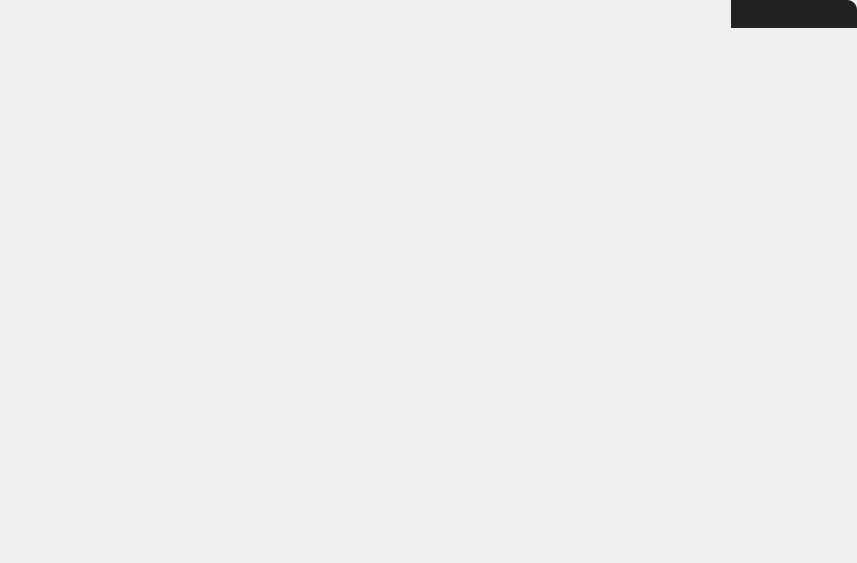
<?xml version="1.0" encoding="UTF-8"?>
<ui version="4.0">
 <class>WindowFrame</class>
 <widget class="QWidget" name="WindowFrame">
  <property name="geometry">
   <rect>
    <x>0</x>
    <y>0</y>
    <width>857</width>
    <height>563</height>
   </rect>
  </property>
  <property name="sizePolicy">
   <sizepolicy hsizetype="Preferred" vsizetype="Fixed">
    <horstretch>0</horstretch>
    <verstretch>0</verstretch>
   </sizepolicy>
  </property>
  <property name="windowTitle">
   <string/>
  </property>
  <property name="windowIcon">
   <iconset>
    <normaloff>:/recources/icons/icon.png</normaloff>:/recources/icons/icon.png</iconset>
  </property>
  <property name="styleSheet">
   <string notr="true"/>
  </property>
  <layout class="QGridLayout" name="gridLayout_3">
   <property name="leftMargin">
    <number>0</number>
   </property>
   <property name="topMargin">
    <number>0</number>
   </property>
   <property name="rightMargin">
    <number>0</number>
   </property>
   <property name="bottomMargin">
    <number>0</number>
   </property>
   <property name="spacing">
    <number>0</number>
   </property>
   <item row="1" column="0">
    <widget class="QFrame" name="bodyFrame">
     <property name="frameShape">
      <enum>QFrame::Shape::NoFrame</enum>
     </property>
     <property name="frameShadow">
      <enum>QFrame::Shadow::Raised</enum>
     </property>
     <layout class="QGridLayout" name="gridLayout_2">
      <property name="leftMargin">
       <number>0</number>
      </property>
      <property name="topMargin">
       <number>0</number>
      </property>
      <property name="rightMargin">
       <number>0</number>
      </property>
      <property name="bottomMargin">
       <number>0</number>
      </property>
      <property name="spacing">
       <number>0</number>
      </property>
      <item row="0" column="0">
       <widget class="QWidget" name="body" native="true">
        <property name="styleSheet">
         <string notr="true"/>
        </property>
        <layout class="QVBoxLayout" name="verticalLayout_2">
         <property name="spacing">
          <number>0</number>
         </property>
         <property name="leftMargin">
          <number>0</number>
         </property>
         <property name="topMargin">
          <number>0</number>
         </property>
         <property name="rightMargin">
          <number>0</number>
         </property>
         <property name="bottomMargin">
          <number>0</number>
         </property>
        </layout>
       </widget>
      </item>
     </layout>
    </widget>
   </item>
   <item row="0" column="0">
    <widget class="QWidget" name="header" native="true">
     <property name="maximumSize">
      <size>
       <width>16777215</width>
       <height>28</height>
      </size>
     </property>
     <property name="styleSheet">
      <string notr="true"/>
     </property>
     <layout class="QGridLayout" name="gridLayout">
      <property name="leftMargin">
       <number>0</number>
      </property>
      <property name="topMargin">
       <number>0</number>
      </property>
      <property name="rightMargin">
       <number>0</number>
      </property>
      <property name="bottomMargin">
       <number>0</number>
      </property>
      <item row="0" column="0">
       <widget class="QWidget" name="LHeader" native="true">
        <layout class="QHBoxLayout" name="horizontalLayout_2">
         <property name="spacing">
          <number>0</number>
         </property>
         <property name="leftMargin">
          <number>0</number>
         </property>
         <property name="topMargin">
          <number>0</number>
         </property>
         <property name="rightMargin">
          <number>0</number>
         </property>
         <property name="bottomMargin">
          <number>0</number>
         </property>
         <item>
          <spacer name="horizontalSpacer_2">
           <property name="orientation">
            <enum>Qt::Orientation::Horizontal</enum>
           </property>
           <property name="sizeType">
            <enum>QSizePolicy::Policy::Fixed</enum>
           </property>
           <property name="sizeHint" stdset="0">
            <size>
             <width>10</width>
             <height>20</height>
            </size>
           </property>
          </spacer>
         </item>
         <item>
          <widget class="QLabel" name="icon">
           <property name="minimumSize">
            <size>
             <width>16</width>
             <height>16</height>
            </size>
           </property>
           <property name="maximumSize">
            <size>
             <width>16</width>
             <height>16</height>
            </size>
           </property>
           <property name="styleSheet">
            <string notr="true"/>
           </property>
           <property name="text">
            <string/>
           </property>
          </widget>
         </item>
         <item>
          <widget class="QLabel" name="title">
           <property name="styleSheet">
            <string notr="true">color: #eee; margin-left:5px;</string>
           </property>
           <property name="text">
            <string>Custom Title Bar</string>
           </property>
          </widget>
         </item>
         <item>
          <spacer name="horizontalSpacer">
           <property name="orientation">
            <enum>Qt::Orientation::Horizontal</enum>
           </property>
           <property name="sizeHint" stdset="0">
            <size>
             <width>419</width>
             <height>18</height>
            </size>
           </property>
          </spacer>
         </item>
         <item>
          <widget class="QPushButton" name="minimum">
           <property name="sizePolicy">
            <sizepolicy hsizetype="Minimum" vsizetype="Minimum">
             <horstretch>0</horstretch>
             <verstretch>0</verstretch>
            </sizepolicy>
           </property>
           <property name="minimumSize">
            <size>
             <width>42</width>
             <height>28</height>
            </size>
           </property>
           <property name="maximumSize">
            <size>
             <width>42</width>
             <height>28</height>
            </size>
           </property>
           <property name="styleSheet">
            <string notr="true">QPushButton
{
	background-color: rgb(33, 33, 33);
	border: rgb(20, 20, 20);
}
QPushButton:hover{
    background-color: rgb(60, 60, 60);
}</string>
           </property>
           <property name="text">
            <string/>
           </property>
           <property name="iconSize">
            <size>
             <width>16</width>
             <height>16</height>
            </size>
           </property>
          </widget>
         </item>
         <item>
          <widget class="QPushButton" name="maximum">
           <property name="sizePolicy">
            <sizepolicy hsizetype="Minimum" vsizetype="Minimum">
             <horstretch>0</horstretch>
             <verstretch>0</verstretch>
            </sizepolicy>
           </property>
           <property name="minimumSize">
            <size>
             <width>42</width>
             <height>28</height>
            </size>
           </property>
           <property name="maximumSize">
            <size>
             <width>42</width>
             <height>28</height>
            </size>
           </property>
           <property name="styleSheet">
            <string notr="true">QPushButton
{
	background-color: rgb(33, 33, 33);
	border: rgb(20, 20, 20);
}
QPushButton:hover{
    background-color: rgb(60, 60, 60);
}</string>
           </property>
           <property name="text">
            <string/>
           </property>
           <property name="iconSize">
            <size>
             <width>16</width>
             <height>16</height>
            </size>
           </property>
          </widget>
         </item>
         <item>
          <widget class="QPushButton" name="close">
           <property name="sizePolicy">
            <sizepolicy hsizetype="Minimum" vsizetype="Minimum">
             <horstretch>0</horstretch>
             <verstretch>0</verstretch>
            </sizepolicy>
           </property>
           <property name="minimumSize">
            <size>
             <width>42</width>
             <height>28</height>
            </size>
           </property>
           <property name="maximumSize">
            <size>
             <width>42</width>
             <height>28</height>
            </size>
           </property>
           <property name="styleSheet">
            <string notr="true">QPushButton
{

	background-color: rgb(33, 33, 33);
	color: rgb(33, 33, 33);

    border-top-right-radius: 10px;
	border: rgb(20, 20, 20);
}
QPushButton:hover{
	color: rgb(33, 33, 33);
    background-color: rgb(167, 13, 13);
}</string>
           </property>
           <property name="text">
            <string/>
           </property>
           <property name="iconSize">
            <size>
             <width>16</width>
             <height>16</height>
            </size>
           </property>
          </widget>
         </item>
        </layout>
        <zorder>title</zorder>
        <zorder>icon</zorder>
        <zorder>minimum</zorder>
        <zorder>maximum</zorder>
        <zorder>close</zorder>
        <zorder>horizontalSpacer</zorder>
       </widget>
      </item>
     </layout>
    </widget>
   </item>
  </layout>
 </widget>
 <resources/>
 <connections/>
</ui>
